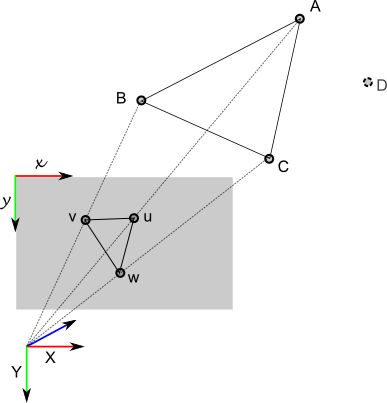
//> input picture PNP/source/p3p.jpg, 387 x 403 px
$ ./main ../../PNP/source/p3p.jpg ../../PNP/source/p3p.jpg   (built with g++ and OpenCV 4)
//> lines starting //> are read from the running program, lines starting //| are printed output that depends on the picture
#include <iostream>
#include <opencv2/core/core.hpp>
#include <opencv2/highgui/highgui.hpp>
#include <opencv2/features2d/features2d.hpp>
#include <opencv2/calib3d/calib3d.hpp>
#include "EpipolarConstrain.h"
using namespace std;
using namespace cv;

int main(int argc, char** argv) {

    if (argc != 3) {
        cout << "Please input ./bin/EpipolarConstrain ./data/1.png ./data/2.png." << endl;
        return 1;
    }

    // read images
    Mat img_1 = imread(argv[1], IMREAD_GRAYSCALE);
//> img_1: 403 rows x 387 cols, CV_8UC1; min 0, max 255, mean 242
    Mat img_2 = imread(argv[2], IMREAD_GRAYSCALE);

    if (img_1.empty() || img_2.empty()) {
        cout << "Please check valuable image's path." << endl;
        return 1;
    }

    // read camera intrinsics
    Mat K = (Mat_<float>(3, 3) << 718.856, 0, 607.1928, 0, 718.856, 185.2157, 0, 0, 1);

    // feature extraction and feature matching
    vector<KeyPoint> kpts_1, kpts_2;
    Mat desp_1, desp_2;
    vector<DMatch> temp_matches, good_matches;
    Ptr<ORB> orb_ = ORB::create();
    orb_->detectAndCompute(img_1, Mat(), kpts_1, desp_1);
//> kpts_1 = 447 keypoints; strongest (x, y, size): (120, 100, 31), (120, 95, 31), (50, 357, 31), (119, 92, 31)
    orb_->detectAndCompute(img_2, Mat(), kpts_2, desp_2);
//> kpts_2 has the same summary as kpts_1

    Ptr<BFMatcher> bf_ = BFMatcher::create(NORM_HAMMING2);
    bf_->match(desp_1, desp_2, temp_matches);
//> temp_matches = 447 matches
    cout << "we find " << temp_matches.size() << " matching points first time!" << endl;
//| we find 447 matching points first time!
    float min_dist = min_element(temp_matches.begin(), temp_matches.end(),
        [](DMatch &m1, DMatch &m2) {
            return m1.distance < m2.distance;
        })->distance;
//> min_dist = 0
    for (int i = 0; i < temp_matches.size(); ++i) {
        if (temp_matches[i].distance < max(30.f, min_dist)) {
            good_matches.push_back(temp_matches[i]);
        }
    }
//> after the loop, good_matches = 447 matches
    cout << "After filter, we have " << good_matches.size() << " matching pairs!" << endl;
//| After filter, we have 447 matching pairs!
    Mat first_matching;
    drawMatches(img_1, kpts_1, img_2, kpts_2, good_matches, first_matching);
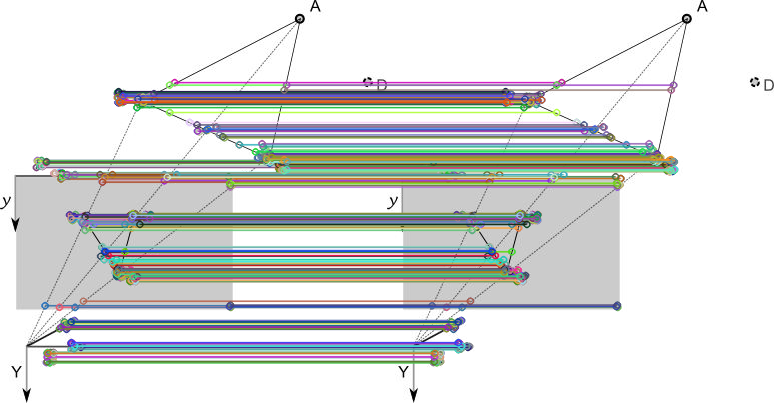
//> first_matching: 403 rows x 774 cols, CV_8UC3; mean B, G, R 218, 219, 216.8
    imshow("first_matching", first_matching);
    waitKey(0);

//> (the run ends here: the program needs code that is not available in this run, at `EpipolarConstrain my_ec(K);`)
